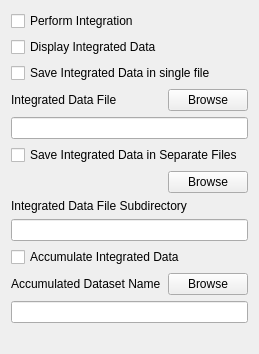
       <widget class="QWidget" name="tab_3">
        <attribute name="title">
         <string>Integration</string>
        </attribute>
        <layout class="QGridLayout" name="gridLayout_3">
         <item row="0" column="0">
          <widget class="QCheckBox" name="m_PerformIntegration">
           <property name="text">
            <string>Perform Integration</string>
           </property>
          </widget>
         </item>
         <item row="1" column="0">
          <widget class="QCheckBox" name="m_DisplayIntegratedData">
           <property name="text">
            <string>Display Integrated Data</string>
           </property>
          </widget>
         </item>
         <item row="2" column="0" colspan="2">
          <widget class="QCheckBox" name="m_SaveIntegratedData">
           <property name="text">
            <string>Save Integrated Data in single file</string>
           </property>
          </widget>
         </item>
         <item row="3" column="0">
          <widget class="QLabel" name="label">
           <property name="sizePolicy">
            <sizepolicy hsizetype="Expanding" vsizetype="Preferred">
             <horstretch>0</horstretch>
             <verstretch>0</verstretch>
            </sizepolicy>
           </property>
           <property name="text">
            <string>Integrated Data File</string>
           </property>
          </widget>
         </item>
         <item row="3" column="1">
          <widget class="QPushButton" name="m_BrowseIntegFile">
           <property name="text">
            <string>Browse</string>
           </property>
          </widget>
         </item>
         <item row="4" column="0" colspan="2">
          <widget class="QLineEdit" name="m_IntegratedDataFile"/>
         </item>
         <item row="5" column="0" colspan="2">
          <widget class="QCheckBox" name="m_SaveIntegratedDataSeparate">
           <property name="text">
            <string>Save Integrated Data in Separate Files</string>
           </property>
          </widget>
         </item>
         <item row="6" column="1">
          <widget class="QPushButton" name="m_BrowseIntegSubdir">
           <property name="text">
            <string>Browse</string>
           </property>
          </widget>
         </item>
         <item row="7" column="0" colspan="2">
          <widget class="QLabel" name="label_2">
           <property name="sizePolicy">
            <sizepolicy hsizetype="Minimum" vsizetype="Preferred">
             <horstretch>0</horstretch>
             <verstretch>0</verstretch>
            </sizepolicy>
           </property>
           <property name="text">
            <string>Integrated Data File Subdirectory</string>
           </property>
          </widget>
         </item>
         <item row="9" column="0" colspan="2">
          <widget class="QLineEdit" name="m_IntegratedDataSubdir"/>
         </item>
         <item row="10" column="0" colspan="2">
          <widget class="QCheckBox" name="m_AccumulateIntegratedData">
           <property name="text">
            <string>Accumulate Integrated Data</string>
           </property>
          </widget>
         </item>
         <item row="11" column="0">
          <widget class="QLabel" name="label_3">
           <property name="sizePolicy">
            <sizepolicy hsizetype="Expanding" vsizetype="Preferred">
             <horstretch>0</horstretch>
             <verstretch>0</verstretch>
            </sizepolicy>
           </property>
           <property name="text">
            <string>Accumulated Dataset Name</string>
           </property>
          </widget>
         </item>
         <item row="11" column="1">
          <widget class="QPushButton" name="m_BrowseAccumulatedName">
           <property name="text">
            <string>Browse</string>
           </property>
          </widget>
         </item>
         <item row="12" column="0" colspan="2">
          <widget class="QLineEdit" name="m_AccumulateIntegratedName"/>
         </item>
         <item row="13" column="0" colspan="2">
          <spacer name="verticalSpacer_2">
           <property name="orientation">
            <enum>Qt::Vertical</enum>
           </property>
           <property name="sizeHint" stdset="0">
            <size>
             <width>20</width>
             <height>20</height>
            </size>
           </property>
          </spacer>
         </item>
        </layout>
       </widget>
